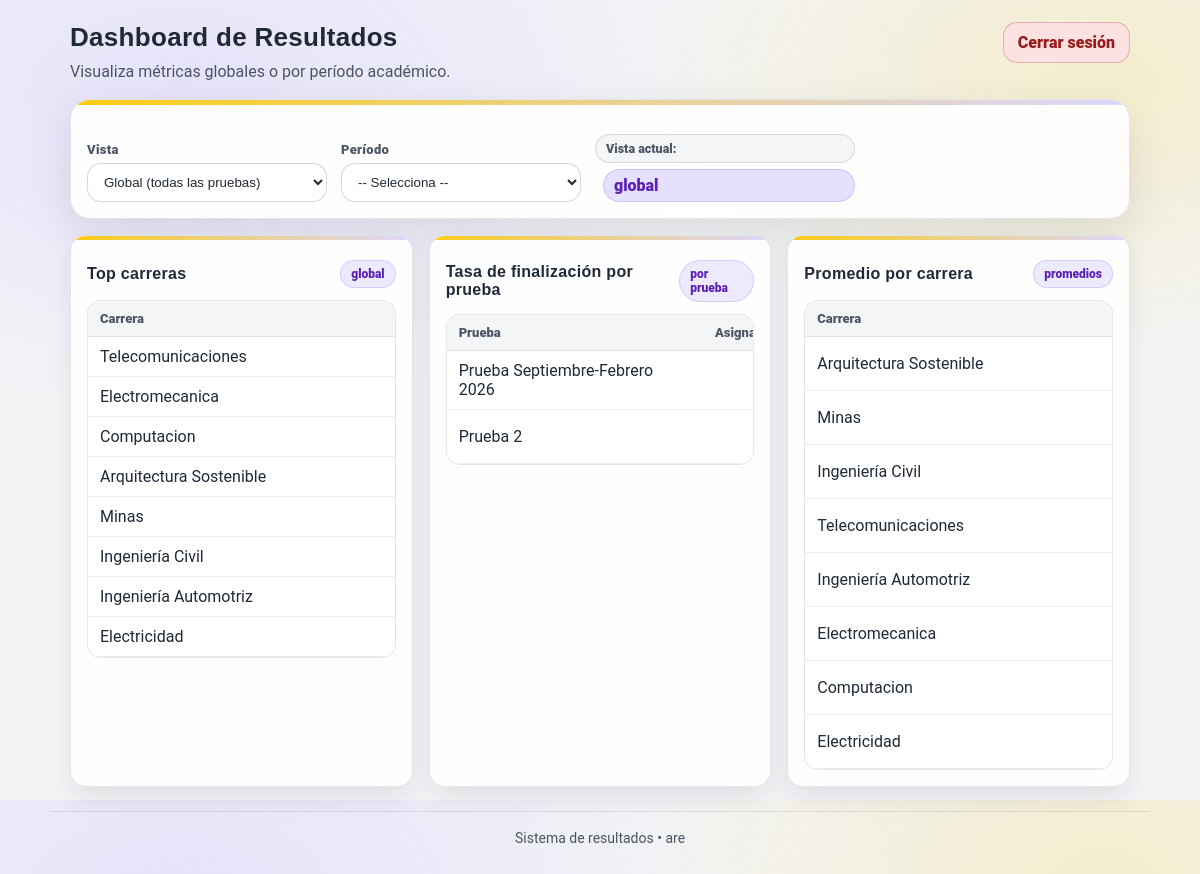
/reportes/dashboard/ (signed in), run on the app's committed database.
### Resultados/models.py (models this page shows, shortened)
class Prueba(models.Model):
    titulo=models.TextField(default="")
    fecha_inicio = models.DateField()
    fecha_fin = models.DateField()
    descripcion = models.TextField(default="")
    periodo_academico = models.OneToOneField(PeriodoAcademico, on_delete=models.CASCADE, related_name='pruebas')

### Resultados/views.py (the view)
# urls.py: path("reportes/dashboard/", views.dashboard_resultados, name="dashboard_resultados"),
@staff_member_required(login_url="login")
def dashboard_resultados(request):
    scope = request.GET.get("scope", "global")
    periodo_id = request.GET.get("periodo_id")
    periodos = PeriodoAcademico.objects.all().order_by("-id")
    periodo_ok = bool(periodo_id) and str(periodo_id).isdigit()
    if scope == "periodo" and periodo_ok:
        pid = int(periodo_id)
        top_carreras = list(top_carreras_por_periodo(pid, limit=10))
        tasa_por_prueba = tasa_finalizacion_por_periodo(pid)
        promedios = list(promedio_carrera_por_periodo(pid))
    elif scope == "periodo" and not periodo_ok:
        top_carreras = []
        tasa_por_prueba = []
        promedios = []
    else:
        scope = "global"
        top_carreras = list(top_carreras_global(limit=10))
        tasa_por_prueba = tasa_finalizacion_por_prueba()
        promedios = list(promedio_por_carrera())
    return render(request, "admin/dashboard_resultados.html", {
        "periodos": periodos,
        "scope": scope,
        "periodo_id": int(periodo_id) if periodo_ok else None,
        "top_carreras": top_carreras,
        "tasa_por_prueba": tasa_por_prueba,
        "promedios": promedios,
    })

### EstructuraAcademica/models.py (called while the page is built)
    def __str__(self):
        return self.nombre

### Resultados/services.py (called while the page is built)
def top_carreras_global(limit=10):
    return (
        ResultadoPorCarrera.objects
        .filter(prueba_usuario__estado=Estado.FINALIZADA)
        .values("banco_pregunta__carrera__id", "banco_pregunta__carrera__nombre")
        .annotate(total=Sum("resultado_total"))
        .order_by("-total")[:limit]
    )

def tasa_finalizacion_por_prueba():  # GLOBAL
    rows = (
        PruebaUsuario.objects
        .values("prueba__id", "prueba__titulo")
        .annotate(asignadas=Count("id"), finalizadas=Count("id", filter=Q(estado=Estado.FINALIZADA)),)
        .order_by("-finalizadas")
    )
    result = []
    for r in rows:
        asignadas = r["asignadas"] or 0
        finalizadas = r["finalizadas"] or 0
        r["tasa"] = round((finalizadas / asignadas) * 100, 2) if asignadas else 0
        result.append(r)
    return result

def promedio_por_carrera():
    return (
        ResultadoPorCarrera.objects
        .filter(prueba_usuario__estado=Estado.FINALIZADA)
        .values("banco_pregunta__carrera__id", "banco_pregunta__carrera__nombre")
        .annotate(promedio=Avg("resultado_total"))
        .order_by("-promedio")
    )

### templates/admin/dashboard_resultados.html (shortened to what this page needs)
{% load static %}
<!doctype html>
<html lang="es">
<head>
  <link rel="stylesheet" href="{% static 'css/dashboard_resultados.css' %}">
</head>
<body>
  <header class="topbar">
    <div>
      <h1 class="title">Dashboard de Resultados</h1>
      <p class="subtitle">
        Visualiza métricas globales o por período académico.
      </p>
    </div>
    <a class="btn btn-danger" href="{% url 'logout' %}">Cerrar sesión</a>
  </header>
  <section class="panel">
    <form class="filters" method="get" id="filtrosForm">
      <div class="field">
        <label for="scopeSelect">Vista</label>
        <select name="scope" id="scopeSelect">
          <option value="global" {% if scope == "global" %}selected{% endif %}>
            Global (todas las pruebas)
          </option>
        </select>
      </div>
      <div class="field">
        <label for="periodoSelect">Período</label>
        <select name="periodo_id" id="periodoSelect">
          <option value="">-- Selecciona --</option>
        </select>
      </div>
      <div class="field hint">
        <span class="badge">Vista actual:</span>
        <strong class="scope-pill">{{ scope|default:"global" }}</strong>
      </div>
    </form>
  </section>
  <main class="grid">
    <section class="card">
      <div class="card-head">
        <h3>Top carreras</h3>
        <span class="chip">{{ scope }}</span>
      </div>
      <div class="table-wrap">
        <table class="table">
          <thead>
            <tr>
              <th>Carrera</th>
            </tr>
          </thead>
          <tbody>
            {% for r in top_carreras %}
              <tr>
                <td>{{ r.banco_pregunta__carrera__nombre|default:"(Sin carrera)" }}</td>
              </tr>
            {% empty %}
              <tr><td colspan="2" class="empty">Sin datos</td></tr>
            {% endfor %}
          </tbody>
        </table>
      </div>
    </section>
    <section class="card">
      <div class="card-head">
        <h3>Tasa de finalización por prueba</h3>
        <span class="chip">Por prueba</span>
      </div>
      <div class="table-wrap">
        <table class="table">
          <thead>
            <tr>
              <th>Prueba</th>
              <th class="num">Asignadas</th>
            </tr>
          </thead>
          <tbody>
            {% for r in tasa_por_prueba %}
              <tr>
                <td>{{ r.prueba__titulo|default:"(Sin título)" }}</td>
                <td class="num">{{ r.asignadas }}</td>
              </tr>
            {% empty %}
              <tr><td colspan="4" class="empty">Sin datos</td></tr>
            {% endfor %}
          </tbody>
        </table>
      </div>
    </section>
    <section class="card">
      <div class="card-head">
        <h3>Promedio por carrera</h3>
        <span class="chip">Promedios</span>
      </div>
      <div class="table-wrap">
        <table class="table">
          <thead>
            <tr>
              <th>Carrera</th>
            </tr>
          </thead>
          <tbody>
            {% for r in promedios %}
              <tr>
                <td>{{ r.banco_pregunta__carrera__nombre|default:"(Sin carrera)" }}</td>
              </tr>
            {% empty %}
              <tr><td colspan="2" class="empty">Sin datos</td></tr>
            {% endfor %}
          </tbody>
        </table>
      </div>
    </section>
  </main>
  <footer class="footer">
    <span class="muted">Sistema de resultados • {{ request.user.username }}</span>
  </footer>
</body>
</html>

### static/css/dashboard_resultados.css (style rules this page uses)
:root { --primary:#7C3AED; --secondary:#DDD6FE; --accent:#FACC15; --bg:#F3F4F6; --text:#1F2937; --muted:#4B5563; --card:#FFFFFF; --border:rgba(31,41,55,.12); --font-title:"Montserrat",sans-serif; --font-body:"Roboto",sans-serif; --radius:16px; --shadow:0 16px 45px rgba(17,24,39,.10); }
* { box-sizing:border-box }
html,body { height:100% }
body { margin:0; font-family:var(--font-body); color:var(--text); background: radial-gradient(900px 520px at 15% 12%, rgba(221,214,254,.60), transparent 60%), radial-gradient(850px 520px at 92% 10%, rgba(250,204,21,.18), transparent 55%), var(--bg); }
.topbar, .panel, .grid, .footer { max-width:1100px; margin-left:auto; margin-right:auto; }
.topbar { margin-top:22px; padding:0 20px; display:flex; align-items:flex-start; justify-content:space-between; gap:14px; }
.title { margin:0; font-family:var(--font-title); font-weight:800; letter-spacing:.3px; font-size:26px; }
.subtitle { margin:6px 0 0; color:var(--muted); line-height:1.65; }
.btn { display:inline-flex; align-items:center; justify-content:center; padding:10px 14px; border-radius:14px; font-weight:800; text-decoration:none; border:1px solid transparent; transition:transform .15s ease, box-shadow .2s ease, background .2s ease, color .2s ease, border-color .2s ease; user-select:none; }
.btn-danger { background:#FEE2E2; color:#991B1B; border:1px solid rgba(153,27,27,.25); }
.panel { padding:0 20px; margin-top:14px; }
.filters { background:rgba(255,255,255,.92); border:1px solid var(--border); border-radius:calc(var(--radius) + 4px); box-shadow:var(--shadow); padding:16px; display:flex; flex-wrap:wrap; gap:14px; align-items:end; position:relative; overflow:hidden; }
.filters::before { content:""; position:absolute; left:0; top:0; width:100%; height:5px; background:linear-gradient(90deg, var(--accent), var(--secondary)); }
.field { display:flex; flex-direction:column; gap:6px; min-width:240px; }
label { font-size:13px; color:var(--muted); font-weight:800; letter-spacing:.3px; }
select { width:100%; padding:10px 12px; border-radius:14px; border:1px solid rgba(31,41,55,.18); background:#fff; color:var(--text); outline:none; }
.field.hint { min-width:260px; padding-top:18px; }
.badge { font-size:12.5px; padding:6px 10px; border:1px solid rgba(31,41,55,.14); border-radius:999px; background:rgba(243,244,246,.9); color:var(--muted); font-weight:800; }
.scope-pill { display:inline-block; margin-left:8px; padding:6px 10px; border-radius:999px; background:rgba(221,214,254,.75); color:#5B21B6; border:1px solid rgba(124,58,237,.18); font-weight:900; text-transform:lowercase; }
.muted { color:var(--muted); }
.grid { padding:0 20px 24px; margin-top:16px; display:grid; grid-template-columns:repeat(3, 1fr); gap:16px; }
.card { background:rgba(255,255,255,.90); border:1px solid var(--border); border-radius:var(--radius); box-shadow:0 12px 26px rgba(17,24,39,.08); padding:16px; position:relative; overflow:hidden; min-height:260px; }
.card::before { content:""; position:absolute; left:0; top:0; width:100%; height:4px; background:linear-gradient(90deg, var(--accent), var(--secondary)); }
.card-head { display:flex; align-items:center; justify-content:space-between; gap:10px; margin:8px 0 12px; }
.card h3 { margin:0; font-family:var(--font-title); font-weight:800; font-size:16px; letter-spacing:.3px; }
.chip { font-size:12px; padding:6px 10px; border-radius:999px; background:rgba(237,233,254,.95); color:#5B21B6; border:1px solid rgba(124,58,237,.18); font-weight:900; text-transform:lowercase; }
.table-wrap { overflow:auto; border-radius:14px; border:1px solid rgba(31,41,55,.12); background:#fff; }
.table { width:100%; border-collapse:collapse; min-width:520px; }
.table thead th { text-align:left; padding:10px 12px; font-size:13px; color:var(--muted); font-weight:900; border-bottom:1px solid rgba(31,41,55,.10); background:rgba(243,244,246,.85); }
.table td { padding:10px 12px; border-bottom:1px solid rgba(31,41,55,.08); color:var(--text); }
.num { text-align:right; }
.footer { padding:18px 20px 28px; color:var(--muted); font-size:14px; text-align:center; border-top:1px solid rgba(31,41,55,.10); }

### data on the page
Prueba: prueba__titulo "Prueba Septiembre-Febrero 2026"
Prueba: prueba__titulo "Prueba 2"

### other printed values
{{ scope|default:"global" }} "global"
{{ scope }} "global"
{{ r.banco_pregunta__carrera__nombre|default:"(Sin carrera)" }} "Telecomunicaciones" "Electromecanica" "Computacion" "Arquitectura Sostenible" "Minas" "Ingeniería Civil" "Ingeniería Automotriz" "Electricidad"
{{ r.banco_pregunta__carrera__nombre|default:"(Sin carrera)" }} "Arquitectura Sostenible" "Minas" "Ingeniería Civil" "Telecomunicaciones" "Ingeniería Automotriz" "Electromecanica" "Computacion" "Electricidad"
{{ request.user.username }} "are"
